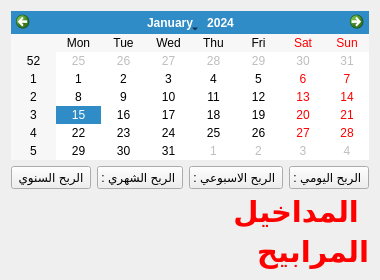
         <widget class="QWidget" name="tab_3">
          <attribute name="title">
           <string>Page</string>
          </attribute>
          <layout class="QGridLayout" name="gridLayout_17">
           <item row="0" column="0">
            <layout class="QVBoxLayout" name="verticalLayout">
             <item>
              <widget class="QCalendarWidget" name="calendarWidget"/>
             </item>
             <item>
              <layout class="QHBoxLayout" name="horizontalLayout_6">
               <item>
                <widget class="QPushButton" name="pushButton_year">
                 <property name="text">
                  <string>الربح السنوي</string>
                 </property>
                </widget>
               </item>
               <item>
                <widget class="QPushButton" name="pushButton_month">
                 <property name="text">
                  <string>: الربح الشهري </string>
                 </property>
                </widget>
               </item>
               <item>
                <widget class="QPushButton" name="pushButton_week">
                 <property name="text">
                  <string>: الربح الاسبوعي </string>
                 </property>
                </widget>
               </item>
               <item>
                <widget class="QPushButton" name="pushButton_day">
                 <property name="text">
                  <string>: الربح اليومي </string>
                 </property>
                </widget>
               </item>
              </layout>
             </item>
             <item>
              <widget class="QLabel" name="label_5">
               <property name="font">
                <font>
                 <family>Berlin Sans FB Demi</family>
                 <pointsize>22</pointsize>
                 <weight>75</weight>
                 <bold>true</bold>
                </font>
               </property>
               <property name="text">
                <string>&lt;html&gt;&lt;head/&gt;&lt;body&gt;&lt;p align=&quot;right&quot;&gt;&lt;span style=&quot; font-size:22pt; font-weight:600; color:#ff0000;&quot;&gt;المداخيل &lt;/span&gt;&lt;/p&gt;&lt;/body&gt;&lt;/html&gt;</string>
               </property>
              </widget>
             </item>
             <item>
              <widget class="QLabel" name="label_4">
               <property name="font">
                <font>
                 <family>Berlin Sans FB Demi</family>
                 <pointsize>24</pointsize>
                 <weight>75</weight>
                 <bold>true</bold>
                </font>
               </property>
               <property name="text">
                <string>&lt;html&gt;&lt;head/&gt;&lt;body&gt;&lt;p align=&quot;right&quot;&gt;&lt;span style=&quot; font-size:22pt; font-weight:600; color:#ff0000;&quot;&gt;المرابيح&lt;/span&gt;&lt;/p&gt;&lt;/body&gt;&lt;/html&gt;</string>
               </property>
              </widget>
             </item>
            </layout>
           </item>
          </layout>
         </widget>
